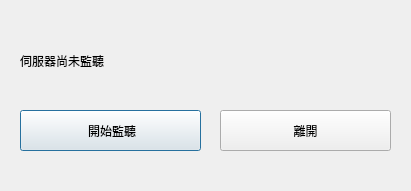
<?xml version="1.0" encoding="UTF-8"?>
<ui version="4.0">
 <class>TcpFileServer</class>
 <widget class="QDialog" name="TcpFileServer">
  <property name="windowTitle">
   <string>TcpFileServer</string>
  </property>
  <widget class="QLabel" name="statusLabel">
   <property name="geometry">
    <rect>
     <x>20</x>
     <y>40</y>
     <width>371</width>
     <height>41</height>
    </rect>
   </property>
   <property name="text">
    <string>伺服器尚未監聽</string>
   </property>
  </widget>
  <widget class="QPushButton" name="listenButton">
   <property name="geometry">
    <rect>
     <x>20</x>
     <y>110</y>
     <width>181</width>
     <height>41</height>
    </rect>
   </property>
   <property name="text">
    <string>	開始監聽</string>
   </property>
  </widget>
  <widget class="QPushButton" name="exitButton">
   <property name="geometry">
    <rect>
     <x>220</x>
     <y>110</y>
     <width>171</width>
     <height>41</height>
    </rect>
   </property>
   <property name="text">
    <string>離開</string>
   </property>
  </widget>
 </widget>
 <resources/>
 <connections/>
</ui>
